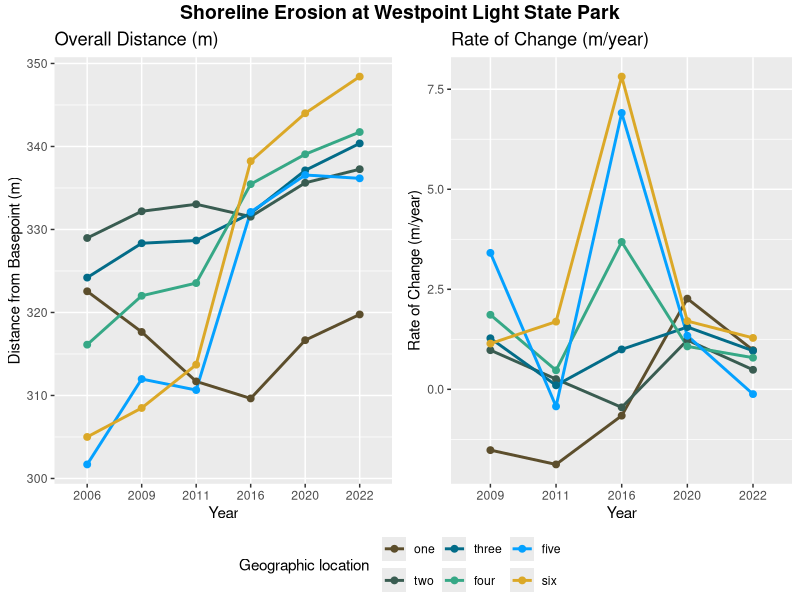

R code for this plot:
## ---- chunk 1
knitr::opts_chunk$set(echo = TRUE)
## ---- chunk 2
#| echo: false
library(ggpubr)
library(tidyverse)
## ---- chunk 3
site.one <- data.frame(year =  c("2006", "2009", "2011", "2016", "2020", "2022"),
                    distance_m = c(322.55, 317.65, 311.69, 309.64, 316.66, 319.76), 
                    position = "one")
## ---- chunk 4
site.two <- data.frame(year =  c("2006", "2009", "2011", "2016", "2020", "2022"),
                         distance_m = c(328.97, 332.19, 333.04, 331.54, 335.62, 337.26), 
                         position = "two")
## ---- chunk 5
site.three <- data.frame(year =  c("2006", "2009", "2011", "2016", "2020", "2022"),
                         distance_m = c(324.20, 328.34, 328.67, 331.95, 337.12, 340.37), 
                         position = "three")
## ---- chunk 6
site.four <- data.frame(year =  c("2006", "2009", "2011", "2016", "2020", "2022"),
                         distance_m = c(316.12, 322.01, 323.54, 335.46, 339.06, 341.74), 
                         position = "four")
## ---- chunk 7
site.five <- data.frame(year =  c("2006", "2009", "2011", "2016", "2020", "2022"),
                         distance_m = c(301.69, 311.98, 310.65, 332.11, 336.56, 336.16), 
                         position = "five")
## ---- chunk 8
site.six <- data.frame(year = c("2006", "2009", "2011", "2016", "2020", "2022"),
                 distance_m = c(305.00, 308.49, 313.71, 338.23, 344.00, 348.42), 
                 position = "six")
## ---- chunk 9
distance_to_baseline <- site.one %>% 
  rbind(site.two, site.three, site.four, site.five, site.six)
distance_to_baseline$year <- factor(distance_to_baseline$year,
                                    levels = c("2006", "2009", "2011", "2016", "2020", "2022"))
distance_to_baseline$position <- factor(distance_to_baseline$position, 
                                        levels = c("one", "two", "three", "four", "five", "six"))
## ---- chunk 10
distance.plot <- ggplot(distance_to_baseline, aes(group=position, y=distance_m, x=year, color=position)) +
  geom_line(linewidth = 1) +
  geom_point(size = 2) +
  scale_color_manual(values = c('#5C4E2C', '#395C51', "#036C88", "#36A886","#04A1FF", "#DBA827"), 
                     name = "Geographic location") +
  xlab("Year") + 
  ylab("Distance from Basepoint (m)") +
  ggtitle("Overall Distance (m)")
## ---- chunk 11
ROC <- distance_to_baseline %>% 
  group_by(position) %>% 
  arrange(position, year) %>% 
  mutate(rate = 100 * (distance_m - lag(distance_m))/lag(distance_m)) %>%
  drop_na()
## ---- chunk 12
ROC.plot <- ggplot(data=ROC, aes(x=year, y=rate, group=position, color = position)) +
  geom_line(linewidth = 1) +
  geom_point(size = 2) +
  scale_color_manual(values = c('#5C4E2C', '#395C51', "#036C88", "#36A886","#04A1FF", "#DBA827"), 
                     name = "Geographic location") +
  xlab("Year") + 
  ylab("Rate of Change (m/year)") +
  ggtitle("Rate of Change (m/year)")
## ---- chunk 13
all.plots <- ggarrange(distance.plot, ROC.plot, common.legend = TRUE, legend="bottom")
annotate_figure(all.plots, top = text_grob("Shoreline Erosion at Westpoint Light State Park", 
                                      color = "black", face = "bold", size = 14))
## ---- chunk 14
distance_to_baseline$year <- as.numeric(as.character(distance_to_baseline$year))
prediction <- distance_to_baseline %>%
  group_by(position) %>%
  mutate(time_diff = max(year) - min(year),
         distance_diff = distance_m[year == 2022] - distance_m[year == 2006],
         m_change_per_year = round(distance_diff / time_diff),
         year_15_erosion = m_change_per_year * 15,
         year_25_erosion = m_change_per_year * 25) %>%
  select(position:year_25_erosion) %>%
  unique()
prediction <- prediction[order(prediction$position),]
prediction
## ---- chunk 15
wavelength <- data.frame(site =  seq(1:6),
                       wavelength = c(58.7, 56.8, 61.5, 85, 57.9, 57.7))
avg.wavelength <- mean(wavelength$wavelength)
